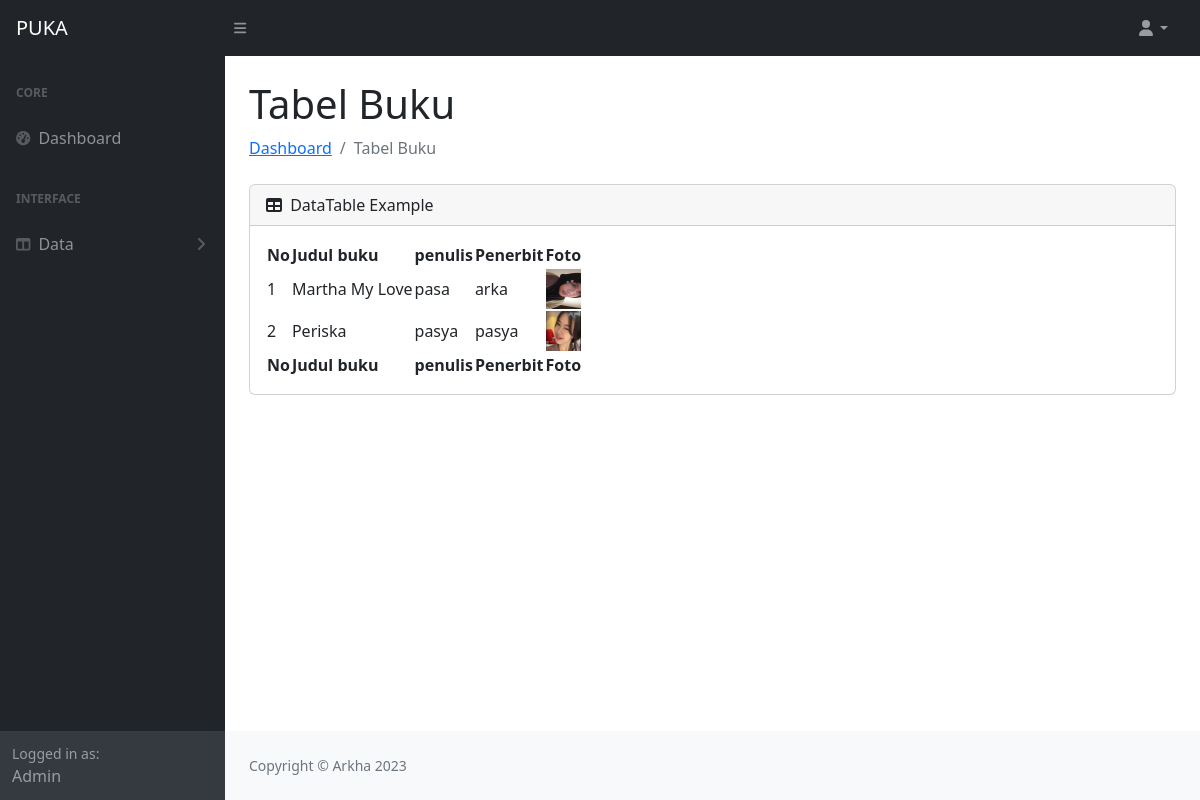
The page /admin/tabel_buku.php on the database its author committed.
### tables this page shows
CREATE TABLE `daftar_buku` (
  `id_buku` int(255) NOT NULL,
  `judul` varchar(255) NOT NULL,
  `pengarang` varchar(255) NOT NULL,
  `penerbit` varchar(225) NOT NULL,
  `harga` varchar(225) NOT NULL,
  `foto` varchar(225) NOT NULL
);

### admin/tabel_buku.php (the view, shortened to what this page needs)
<!DOCTYPE html>
<html lang="en">
    <head>
        <link href="https://cdn.jsdelivr.net/npm/simple-datatables@7.1.2/dist/style.min.css" rel="stylesheet" />
        <link href="../css/styles.css" rel="stylesheet" />
    </head>
    <body class="sb-nav-fixed">
        <nav class="sb-topnav navbar navbar-expand navbar-dark bg-dark">
            <a class="navbar-brand ps-3" href="index.php">PUKA</a>
            <button class="btn btn-link btn-sm order-1 order-lg-0 me-4 me-lg-0" id="sidebarToggle" href="#!"><i class="fas fa-bars"></i></button>
            <ul class="navbar-nav ms-auto ms-md-0 me-3 me-lg-4">
                <li class="nav-item dropdown">
                    <a class="nav-link dropdown-toggle" id="navbarDropdown" href="#" role="button" data-bs-toggle="dropdown" aria-expanded="false"><i class="fas fa-user fa-fw"></i></a>
                </li>
            </ul>
        </nav>
        <div id="layoutSidenav">
            <div id="layoutSidenav_nav">
                <nav class="sb-sidenav accordion sb-sidenav-dark" id="sidenavAccordion">
                    <div class="sb-sidenav-menu">
                        <div class="nav">
                            <div class="sb-sidenav-menu-heading">Core</div>
                            <a class="nav-link" href="index.php">
                                <div class="sb-nav-link-icon"><i class="fas fa-tachometer-alt"></i></div>
                                Dashboard
                            </a>
                            <div class="sb-sidenav-menu-heading">Interface</div>
                            <a class="nav-link collapsed" href="#" data-bs-toggle="collapse" data-bs-target="#collapseLayouts" aria-expanded="false" aria-controls="collapseLayouts">
                                <div class="sb-nav-link-icon"><i class="fas fa-columns"></i></div>
                                Data
                                <div class="sb-sidenav-collapse-arrow"><i class="fas fa-angle-down"></i></div>
                            </a>
                        </div>
                    </div>
                    <div class="sb-sidenav-footer">
                        <div class="small">Logged in as:</div>
                        Admin
                    </div>
                </nav>
            </div>
            <div id="layoutSidenav_content">
                <main>
                    <div class="container-fluid px-4">
                        <h1 class="mt-4">Tabel Buku</h1>
                        <ol class="breadcrumb mb-4">
                            <li class="breadcrumb-item"><a href="index.php">Dashboard</a></li>
                            <li class="breadcrumb-item active">Tabel Buku</li>
                        </ol>
                        <div class="card mb-4">
                            <div class="card-header">
                                <i class="fas fa-table me-1"></i>
                                DataTable Example
                            </div>
                            <div class="card-body">
                                <table id="datatablesSimple">
                                <thead>
                                <tr>
                                        <th>No</th>
                                        <th>Judul buku</th>
                                        <th>penulis</th>
                                        <th>Penerbit</th>
                                        <th>Foto</th>
                                    </tr>
                                </thead>
                                <tfoot>
                                    <tr>
                                        <th>No</th>
                                        <th>Judul buku</th>
                                        <th>penulis</th>
                                        <th>Penerbit</th>
                                        <th>Foto</th>
                                    </tr>
                                </tfoot>
                                <tbody>
                                    <?php
                                    include '../koneksi.php';
                                    $no = 1;
                                    $data = mysqli_query($koneksi, "select * from daftar_buku");
                                    while ($d = mysqli_fetch_array($data)) {
                                        ?>
                                        <tr>
                                            <td>
                                                <?php echo $no++; ?>
                                            </td>
                                            <td>
                                                <?php echo $d['judul']; ?>
                                            </td>
                                            <td>
                                                <?php echo $d['pengarang']; ?>
                                            </td>
                                            <td>
                                                <?php echo $d['penerbit']; ?>
                                            </td>
                                            <td>
                                                <img src="gambar/<?php echo $d['foto'] ?>" width="35" height="40">
                                            </td>
                                        </tr>
                                        <?php
                                    }
                                    ?>
                                </table>
                            </div>
                        </div>
                    </div>
                </main>
                <footer class="py-4 bg-light mt-auto">
                    <div class="container-fluid px-4">
                        <div class="d-flex align-items-center justify-content-between small">
                            <div class="text-muted">Copyright &copy; Arkha 2023</div>
                        </div>
                    </div>
                </footer>
            </div>
        </div>
    </body>
</html>

### rows shown on the page
daftar_buku: judul "Martha My Love", pengarang "pasa", penerbit "arka", foto (picture)
daftar_buku: judul "Periska", pengarang "pasya", penerbit "pasya", foto (picture)
